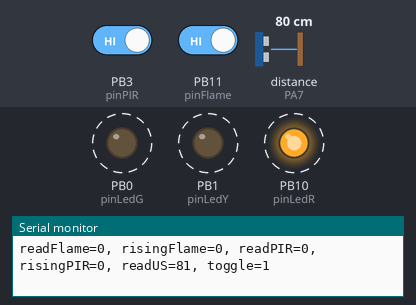
This sketch was run on a simulated STM32 Blue Pill. Shown: output pins drawn as LEDs (lit = HIGH), the last lines printed to the serial monitor. Dashed ring = blinking. The inputs (shaded band) are chosen by the test bench; at power-on: PB3 (pinPIR) HIGH, PB11 (pinFlame) HIGH, distance to the obstacle (sensor on PA7) 80 cm. The echo pulse lasts 58.3 µs per cm.

Above: at 0.1 s.
1.3 s: PB3 (pinPIR) driven LOW
At 2.1 s:
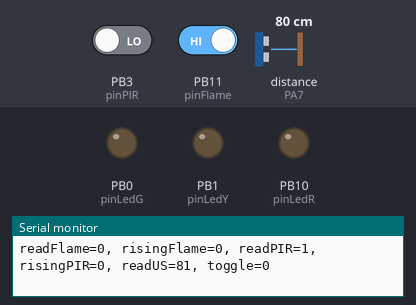
3.1 s: PB11 (pinFlame) driven LOW
At 3.56 s:
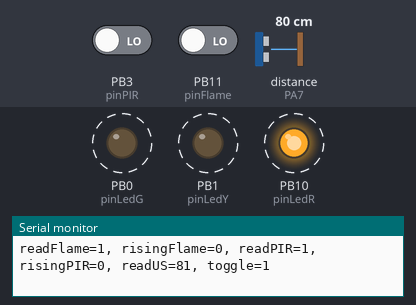
6.1 s: distance to the obstacle (sensor on PA7) set to 31 cm
9.1 s: distance to the obstacle (sensor on PA7) set to 26 cm
At 9.34 s:
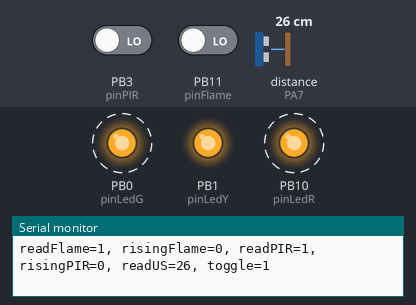
12.1 s: distance to the obstacle (sensor on PA7) set to 35 cm
At 13.14 s:
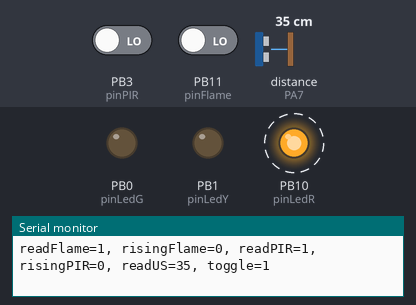
15.1 s: distance to the obstacle (sensor on PA7) set to 2 cm
At 15.48 s:
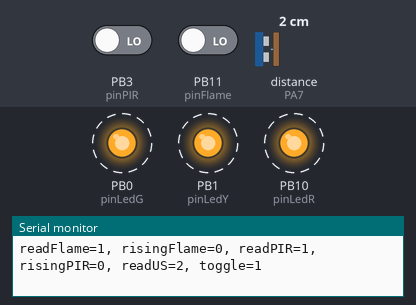
Timing chart, 0 to 19.1 s (numbered marks = the images above; inputs shaded):
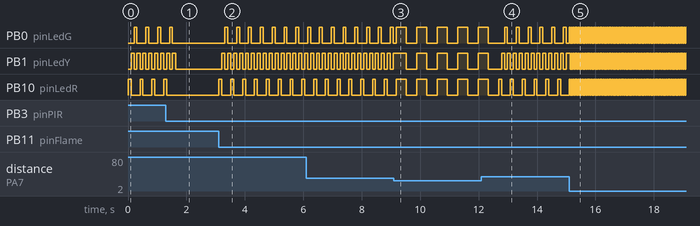

The sketch:

19_bpultrasonikfir_challenge_2.ino
```cpp
#include <NewPing.h>

// inisialisasi
int pinLedR = PB10;
int pinLedY = PB1;
int pinLedG = PB0;
int pinPIR = PB3;
int pinFlame = PB11;
int pinTrigger = PA5;
int pinEcho = PA7;

int prevFlame = 0;
int prevPIR = 0;
int toggle = true;

// ultrasonik
int MAX_DISTANCE = 500;
NewPing us(pinTrigger, pinEcho);


int checkRising(int input, int& prev){
  int isRising = 0;
  if(prev == 0 && input == 1) {
    isRising = 1;
  }
  prev = input;
  return isRising;
}

int writeLED(int r, int y, int g) {
  digitalWrite(pinLedR, r);
  digitalWrite(pinLedY, y);
  digitalWrite(pinLedG, g);
}

void blink(int dduration){
  writeLED(1,1,1);
  delay(dduration);
  writeLED(0,0,0);
  delay(dduration);
}

void flipflop(int dduration) {
  writeLED(1,0,0);
  delay(dduration);
  writeLED(0,1,0);
  delay(dduration);
  writeLED(0,0,1);
  delay(dduration);
  writeLED(0,1,0);
  delay(dduration);
}

// setup
void setup() {
  Serial.begin(9600);
  pinMode(pinLedR, OUTPUT);
  pinMode(pinLedY, OUTPUT);
  pinMode(pinLedG, OUTPUT);

  pinMode(pinFlame, INPUT);
  pinMode(pinPIR, INPUT);
}

void loop(){

  // baca input
  int readFlame = !digitalRead(pinFlame);
  int readPIR = !digitalRead(pinPIR);
  int risingFlame = checkRising(readFlame, prevFlame);
  int risingPIR = checkRising(readPIR, prevPIR);
  int readUS = us.ping_cm();

  // print
  Serial.print("readFlame=" + String(readFlame));
  Serial.print(", risingFlame=" + String(risingFlame));
  Serial.print(", readPIR=" + String(readPIR));
  Serial.print(", risingPIR=" + String(risingPIR));
  Serial.print(", readUS=" + String(readUS));
  Serial.print(", toggle=" + String(toggle));
  Serial.println();

  // logic
  if(risingFlame || risingPIR) toggle = !toggle;

  if(toggle) {
    if(readUS < 10 && readUS > 0) {
      blink(30);
    } else if (readUS < 30 && readUS > 0) {
      blink(350);
    } else {
      flipflop(100);
    }
  } else {
    writeLED(0,0,0);
  }


}
```

Measured:
- the behaviour switches between 30 and 29 cm on distance to the obstacle (sensor on PA7) (found by bisection; images 2 and 3)
- after the input at 1.3 s, PB0 (pinLedG): goes on until 1.5 s, then stays LOW; PB1 (pinLedY): goes on until 1.6 s, then stays LOW; PB10 (pinLedR): goes on until 1.3 s, then stays LOW
- after the input at 3.1 s, PB0 (pinLedG): alternates HIGH for 0.10 s and LOW for 0.31 s, starting after 0.21 s; PB1 (pinLedY): alternates HIGH for 0.10 s and LOW for 0.10 s, starting after 0.11 s; PB10 (pinLedR): alternates HIGH for 0.10 s and LOW for 0.31 s, starting at once
- after the input at 9.1 s, PB0 (pinLedG): alternates HIGH for 0.35 s and LOW for 0.35 s, starting after 0.07 s; PB1 (pinLedY), PB10 (pinLedR): alternates HIGH for 0.35 s and LOW for 0.35 s, starting after 0.42 s
- after the input at 12.1 s, PB10 (pinLedR): alternates HIGH for 0.10 s and LOW for 0.30 s, starting after 0.69 s
- after the input at 15.1 s, PB0 (pinLedG), PB10 (pinLedR): alternates HIGH for 0.03 s and LOW for 0.03 s, starting at once; PB1 (pinLedY): alternates HIGH for 0.03 s and LOW for 0.03 s, starting after 0.07 s
- by itself, PB0 (pinLedG), PB10 (pinLedR): alternates HIGH for 0.10 s and LOW for 0.31 s
- by itself, PB1 (pinLedY): alternates HIGH for 0.10 s and LOW for 0.10 s
